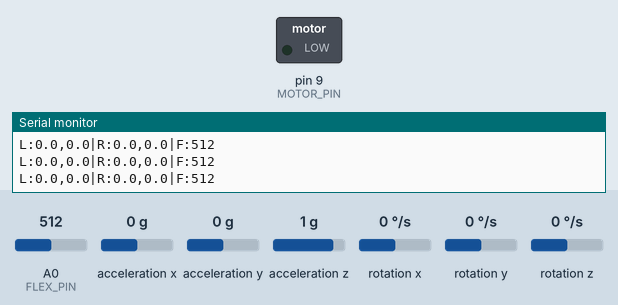
A sketch run on a simulated Arduino Uno, built with avr-gcc and run on an emulated ATmega328P. Shown: switched loads named in the sketch (green lamp = pin HIGH), the last lines printed to the serial monitor. Wiring (inferred from the names in the program): MPU-6050 motion sensor at I2C address 0x68; MPU-6050 motion sensor at I2C address 0x69. The test bench sets the inputs (shaded band); at power-on: A0 (FLEX_PIN) = 512, acceleration x 0 g, acceleration y 0 g, acceleration z 1 g, rotation x 0 °/s, rotation y 0 °/s, rotation z 0 °/s.

Above: at 9.4 s.
9.5 s: A0 (FLEX_PIN) set to 11
11.0 s: A0 (FLEX_PIN) set to 8
At 16.0 s:
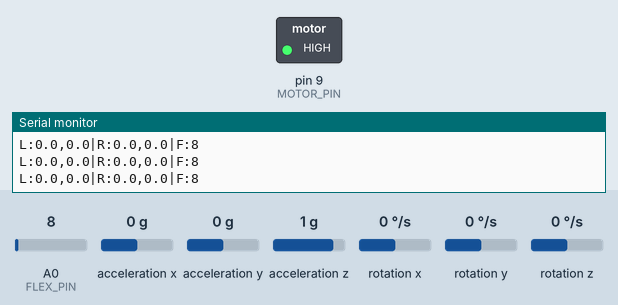
Timing chart, 0 to 17.5 s (numbered marks = the images above; inputs shaded):
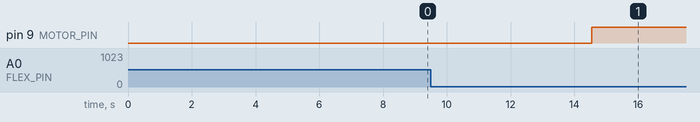

Measured:
- the behaviour switches between 10 and 9 on A0 (FLEX_PIN) (found by bisection; images 0 and 1)

The sketch:

posture_sensor.ino
```cpp
#include <SoftwareSerial.h>
#include <Wire.h>

// HC-05 Bluetooth on pins 10 (RX), 11 (TX)
SoftwareSerial BTSerial(10, 11);

// MPU6050 I2C addresses
#define MPU_LEFT_ADDR 0x68  // AD0 → GND
#define MPU_RIGHT_ADDR 0x69 // AD0 → 3.3V

// Flex sensor analog pin
#define FLEX_PIN A0

// Vibration Motor Pin
#define MOTOR_PIN 9

// Thresholds for hardware vibration
#define PITCH_THRESHOLD 15.0
#define ROLL_THRESHOLD  15.0
#define FLEX_THRESHOLD  100
#define BAD_POSTURE_DELAY 5000 // 5 seconds

// Calibration offsets (set during calibration)
float leftPitchOffset = 0, leftRollOffset = 0;
float rightPitchOffset = 0, rightRollOffset = 0;
int flexBaseline = 200; // Baseline flex reading when sitting straight

// Complementary filter coefficient
#define ALPHA 0.96

// Variables for complementary filter
float leftPitch = 0, leftRoll = 0;
float rightPitch = 0, rightRoll = 0;

unsigned long lastTime = 0;
const int SEND_INTERVAL = 100; // Send data every 100ms (10Hz)

// Hardware Vibration Tracking
unsigned long badStartTime = 0;
bool badPostureActive = false;

void setup() {
  Serial.begin(9600);   // USB Serial for debugging
  BTSerial.begin(9600); // HC-05 default baud rate
  Wire.begin();

  // Setup motor pin
  pinMode(MOTOR_PIN, OUTPUT);
  digitalWrite(MOTOR_PIN, LOW);

  // Initialize both MPU6050 sensors
  initMPU(MPU_LEFT_ADDR);
  initMPU(MPU_RIGHT_ADDR);

  delay(1000);

  // Auto-calibrate on startup
  calibrate();

  Serial.println("Posture Monitor Sensor Ready");
  BTSerial.println("READY");
}

void loop() {
  unsigned long now = millis();

  if (now - lastTime >= SEND_INTERVAL) {
    lastTime = now;

    float dt = SEND_INTERVAL / 1000.0;

    // Read Left Shoulder MPU6050
    float lax, lay, laz, lgx, lgy, lgz;
    readMPU(MPU_LEFT_ADDR, lax, lay, laz, lgx, lgy, lgz);

    float lAccPitch = atan2(lay, sqrt(lax * lax + laz * laz)) * 180.0 / PI;
    float lAccRoll = atan2(-lax, laz) * 180.0 / PI;

    leftPitch = ALPHA * (leftPitch + lgx * dt) + (1 - ALPHA) * lAccPitch;
    leftRoll = ALPHA * (leftRoll + lgy * dt) + (1 - ALPHA) * lAccRoll;

    float lp = leftPitch - leftPitchOffset;
    float lr = leftRoll - leftRollOffset;

    // Read Right Shoulder MPU6050
    float rax, ray, raz, rgx, rgy, rgz;
    readMPU(MPU_RIGHT_ADDR, rax, ray, raz, rgx, rgy, rgz);

    float rAccPitch = atan2(ray, sqrt(rax * rax + raz * raz)) * 180.0 / PI;
    float rAccRoll = atan2(-rax, raz) * 180.0 / PI;

    rightPitch = ALPHA * (rightPitch + rgx * dt) + (1 - ALPHA) * rAccPitch;
    rightRoll = ALPHA * (rightRoll + rgy * dt) + (1 - ALPHA) * rAccRoll;

    float rp = rightPitch - rightPitchOffset;
    float rr = rightRoll - rightRollOffset;

    // Read Flex Sensor
    int flexRaw = analogRead(FLEX_PIN);

    // ===== BAD POSTURE HARDWARE CHECK =====
    bool badNow =
      abs(lp) > PITCH_THRESHOLD ||
      abs(lr) > ROLL_THRESHOLD  ||
      abs(rp) > PITCH_THRESHOLD ||
      abs(rr) > ROLL_THRESHOLD  ||
      abs(flexRaw - flexBaseline) > FLEX_THRESHOLD;

    if (badNow) {
      if (!badPostureActive) {
        badStartTime = now;
        badPostureActive = true;
      }

      if (now - badStartTime >= BAD_POSTURE_DELAY) {
        digitalWrite(MOTOR_PIN, HIGH); // Vibrate the motor
      }
    } else {
      badPostureActive = false;
      digitalWrite(MOTOR_PIN, LOW); // Stop vibrating
    }

    // Build and send data string
    // Protocol: "L:<pitch>,<roll>|R:<pitch>,<roll>|F:<flexValue>"
    String data = "L:";
    data += String(lp, 1);
    data += ",";
    data += String(lr, 1);
    data += "|R:";
    data += String(rp, 1);
    data += ",";
    data += String(rr, 1);
    data += "|F:";
    data += String(flexRaw);

    // Send via Bluetooth
    BTSerial.println(data);

    // Also print to USB Serial for debugging
    Serial.println(data);
  }
}

// ===== MPU6050 Functions =====

void initMPU(uint8_t addr) {
  // Wake up MPU6050
  Wire.beginTransmission(addr);
  Wire.write(0x6B); // PWR_MGMT_1
  Wire.write(0x00); // Wake up
  Wire.endTransmission(true);

  // Set accelerometer range to ±2g
  Wire.beginTransmission(addr);
  Wire.write(0x1C);
  Wire.write(0x00);
  Wire.endTransmission(true);

  // Set gyroscope range to ±250°/s
  Wire.beginTransmission(addr);
  Wire.write(0x1B);
  Wire.write(0x00);
  Wire.endTransmission(true);

  // Set digital low-pass filter
  Wire.beginTransmission(addr);
  Wire.write(0x1A);
  Wire.write(0x03); // ~44Hz bandwidth
  Wire.endTransmission(true);
}

void readMPU(uint8_t addr, float &ax, float &ay, float &az, float &gx,
             float &gy, float &gz) {
  Wire.beginTransmission(addr);
  Wire.write(0x3B); // Start at ACCEL_XOUT_H
  Wire.endTransmission(false);
  Wire.requestFrom(addr, (uint8_t)14, (uint8_t)true);

  int16_t rawAx = Wire.read() << 8 | Wire.read();
  int16_t rawAy = Wire.read() << 8 | Wire.read();
  int16_t rawAz = Wire.read() << 8 | Wire.read();
  Wire.read();
  Wire.read(); // Skip temperature
  int16_t rawGx = Wire.read() << 8 | Wire.read();
  int16_t rawGy = Wire.read() << 8 | Wire.read();
  int16_t rawGz = Wire.read() << 8 | Wire.read();

  // Convert to physical units
  ax = rawAx / 16384.0; // g (±2g range)
  ay = rawAy / 16384.0;
  az = rawAz / 16384.0;
  gx = rawGx / 131.0; // °/s (±250°/s range)
  gy = rawGy / 131.0;
  gz = rawGz / 131.0;
}

void calibrate() {
  Serial.println("Calibrating... Hold still in upright position.");

  float lp_sum = 0, lr_sum = 0;
  float rp_sum = 0, rr_sum = 0;
  int flex_sum = 0;
  int samples = 50;

  for (int i = 0; i < samples; i++) {
    float lax, lay, laz, lgx, lgy, lgz;
    readMPU(MPU_LEFT_ADDR, lax, lay, laz, lgx, lgy, lgz);
    lp_sum += atan2(lay, sqrt(lax * lax + laz * laz)) * 180.0 / PI;
    lr_sum += atan2(-lax, laz) * 180.0 / PI;

    float rax, ray, raz, rgx, rgy, rgz;
    readMPU(MPU_RIGHT_ADDR, rax, ray, raz, rgx, rgy, rgz);
    rp_sum += atan2(ray, sqrt(rax * rax + raz * raz)) * 180.0 / PI;
    rr_sum += atan2(-rax, raz) * 180.0 / PI;

    flex_sum += analogRead(FLEX_PIN);
    delay(20);
  }

  leftPitchOffset = lp_sum / samples;
  leftRollOffset = lr_sum / samples;
  rightPitchOffset = rp_sum / samples;
  rightRollOffset = rr_sum / samples;
  flexBaseline = flex_sum / samples;

  leftPitch = 0;
  leftRoll = 0;
  rightPitch = 0;
  rightRoll = 0;

  Serial.print("Calibration done. Flex baseline: ");
  Serial.println(flexBaseline);
}
```
